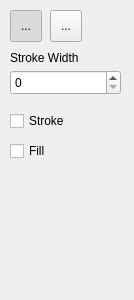
<?xml version="1.0" encoding="UTF-8"?>
<ui version="4.0">
 <class>PointerSettingsWidget</class>
 <widget class="QWidget" name="PointerSettingsWidget">
  <property name="geometry">
   <rect>
    <x>0</x>
    <y>0</y>
    <width>134</width>
    <height>300</height>
   </rect>
  </property>
  <property name="windowTitle">
   <string>Form</string>
  </property>
  <widget class="QToolButton" name="square_sel">
   <property name="geometry">
    <rect>
     <x>10</x>
     <y>10</y>
     <width>32</width>
     <height>32</height>
    </rect>
   </property>
   <property name="text">
    <string>...</string>
   </property>
   <property name="icon">
    <iconset resource="../../Icons.qrc">
     <normaloff>:/icons/assets/icons/selections/square_sel.png</normaloff>:/icons/assets/icons/selections/square_sel.png</iconset>
   </property>
   <property name="iconSize">
    <size>
     <width>24</width>
     <height>24</height>
    </size>
   </property>
   <property name="checkable">
    <bool>true</bool>
   </property>
   <property name="checked">
    <bool>true</bool>
   </property>
  </widget>
  <widget class="QCheckBox" name="checkBoxStroke">
   <property name="geometry">
    <rect>
     <x>10</x>
     <y>110</y>
     <width>97</width>
     <height>22</height>
    </rect>
   </property>
   <property name="text">
    <string>Stroke</string>
   </property>
  </widget>
  <widget class="QCheckBox" name="checkBoxFill">
   <property name="geometry">
    <rect>
     <x>10</x>
     <y>140</y>
     <width>97</width>
     <height>22</height>
    </rect>
   </property>
   <property name="text">
    <string>Fill</string>
   </property>
  </widget>
  <widget class="QToolButton" name="circle_sel">
   <property name="geometry">
    <rect>
     <x>50</x>
     <y>10</y>
     <width>32</width>
     <height>32</height>
    </rect>
   </property>
   <property name="text">
    <string>...</string>
   </property>
   <property name="icon">
    <iconset resource="../../Icons.qrc">
     <normaloff>:/icons/assets/icons/selections/circle_sel.png</normaloff>:/icons/assets/icons/selections/circle_sel.png</iconset>
   </property>
   <property name="checkable">
    <bool>true</bool>
   </property>
  </widget>
  <widget class="QSpinBox" name="strokeWidth">
   <property name="geometry">
    <rect>
     <x>10</x>
     <y>70</y>
     <width>111</width>
     <height>25</height>
    </rect>
   </property>
  </widget>
  <widget class="QLabel" name="label">
   <property name="geometry">
    <rect>
     <x>10</x>
     <y>50</y>
     <width>111</width>
     <height>16</height>
    </rect>
   </property>
   <property name="text">
    <string>Stroke Width</string>
   </property>
  </widget>
 </widget>
 <resources>
  <include location="../../Icons.qrc"/>
 </resources>
 <connections/>
</ui>
